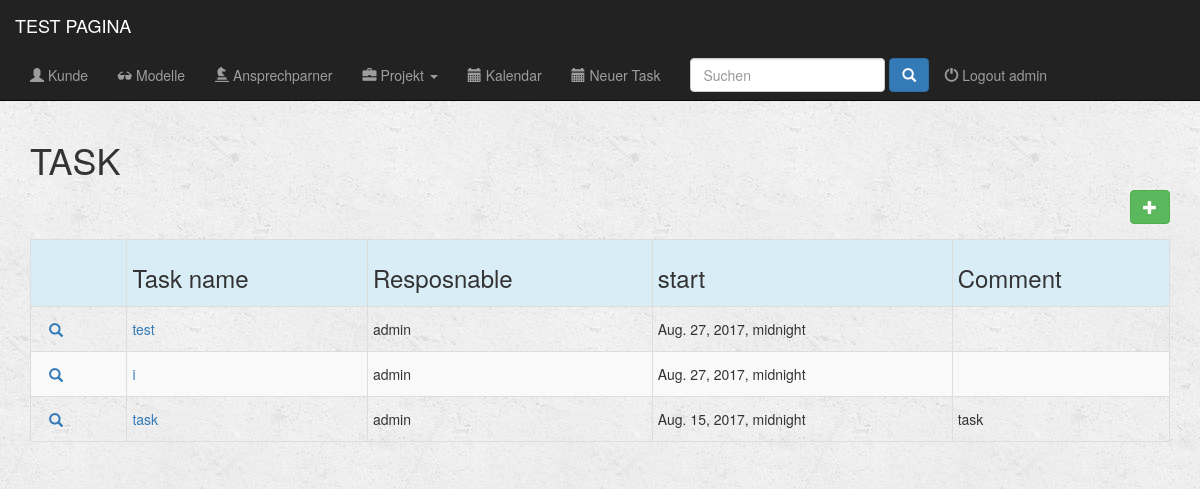
/calendar/task/ (signed in), run on the app's committed database.
### fullcalendar/models.py (models this page shows, shortened)
class CalendarEvent(models.Model):
    title = models.CharField(_('Title'), blank=True, max_length=200)
    start = models.DateTimeField(_('Start'))
    end = models.DateTimeField(_('End'))
    all_day = models.BooleanField(_('All day'), default=False)
    url = models.CharField(_('Url'), blank=True, max_length=200)
    color = models.CharField(_('Color'), blank=True, max_length=200)
    responsable = models.ForeignKey(User, on_delete=models.CASCADE)
    project = models.ForeignKey(Project, on_delete=models.CASCADE)
    comment = models.CharField(blank=True, max_length=500)
    STATUS_CHOICES = (
        ('Not Started', 'Not Started'),
        ('Started', 'Started'),
        ('Finished', 'Finished'),
    )
    status = models.CharField(max_length=15, choices=STATUS_CHOICES, default='Not Started')
    class Meta:
        verbose_name = _('Task')
        verbose_name_plural = _('Tasks')

### fullcalendar/views.py (the view)
@login_required(login_url='/register/login/')
def index_task(request):
    all_tasks = CalendarEvent.objects.all()
    return render(request, 'task/index_task.html', {'all_tasks': all_tasks})

### fullcalendar/fullcalendar.py (called while the page is built)
def css_url():
    return FULLCALENDAR['css_url']

def print_css_url():
    return FULLCALENDAR['print_css_url']

def javascript_url():
    return FULLCALENDAR['javascript_url']

def jquery_url():
    return FULLCALENDAR['jquery_url']

def jquery_ui_url():
    return FULLCALENDAR['jquery_ui_url']

### fullcalendar/templatetags/fullcalendar_tags.py (called while the page is built)
@register.inclusion_tag("fullcalendar/calendar_init.html")
def calendar_init(calendar_config_options):
    return {'calendar_config_options': mark_safe(calendar_config_options)}

@register.simple_tag
def fullcalendar_css_url():
    return css_url()

@register.simple_tag
def fullcalendar_print_css_url():
    return print_css_url()

@register.simple_tag
def fullcalendar_javascript_url():
    return javascript_url()

@register.simple_tag
def fullcalendar_jquery_url():
    return jquery_url()

@register.simple_tag
def fullcalendar_jquery_ui_url():
    return jquery_ui_url()

@register.simple_tag
def fullcalendar_css():
    url = fullcalendar_css_url()
    return mark_safe("<link href='%s' rel='stylesheet' />" % url)

@register.simple_tag
def fullcalendar_print_css():
    url = fullcalendar_print_css_url()
    return mark_safe("<link href='%s' rel='stylesheet' media='print' />" % url)

@register.simple_tag
def fullcalendar_jquery():
    url = fullcalendar_jquery_url()
    return mark_safe("<script src='%s'></script>" % url)

@register.simple_tag
def fullcalendar_jquery_ui():
    url = fullcalendar_jquery_ui_url()
    return mark_safe("<script src='%s'></script>" % url)

@register.simple_tag
def fullcalendar_javascript():
    url = fullcalendar_javascript_url()
    return mark_safe("<script src='%s'></script>" % url)

### fullcalendar/templates/task/index_task.html (shortened to what this page needs)
{% extends 'apli/base.html' %}
{% block task_active %}active{% endblock %}
{% block body %}
        <div class="container">
                <div class=" form-group input-group form-inline col-md-12">
                    <h1>TASK</h1>
                   <a href="{% url 'task_new' %}" <button type="submit" class=" btn btn-success btn-md pull-right"><span class="glyphicon glyphicon-plus" aria-hidden="true"></span> </a>
                </div>
        </div>
    <div class="container">
        {% if all_tasks %}
            <div class="table-responsive">
                <table class="table table-striped table-hover table-condensed table-bordered">
                    <tr class="active info">
                        <th></th>
                        <th><h3>Task name</h3></th>
                        <th><h3>Resposnable</h3></th>
                        <th><h3>start</h3></th>
                        <th><h3>Comment</h3></th>
                    </tr>
                    {% for Task in all_tasks %}
                        <tr>
                            <td>
                                <div class=" btn-group-xs">
                                    <div class="">
                                        <a href="{{ Task.get_absolute_url }}" class="btn btn-link btn-link glyphicon glyphicon-search"></a>
                                    </div>
                                </div>
                            </td>
                            <td><a href="{{ Task.get_absolute_url }}"><p class="form-control-static">{{Task.title}}</p></a></td>
                            <td><p class="form-control-static">{{Task.responsable}}</p></td>
                            <td><p class="form-control-static">{{Task.start}}</p></td>
                            <td><p class="form-control-static">{{Task.comment}}</p></td>
                        </tr>
                    {% endfor %}
                </table>
            </div>
        {% else %}
            <h3>No hay task (si hay)</h3>
        {% endif %}
    </div>
{% endblock%}

### apli/templates/apli/base.html (shortened to what this page needs)
{% load fullcalendar_tags %}
{% load static from staticfiles %}
<!DOCTYPE html>
<html lang="en">
    <head>
        {% fullcalendar_css %}
        {% fullcalendar_print_css %}
        <link rel="stylesheet" href="https://maxcdn.bootstrapcdn.com/bootstrap/3.3.6/css/bootstrap.min.css">
        <link rel="stylesheet" type="text/css" href="{% static 'apli/style.css' %}"/>
    </head>
    <body>
        <div class="container-fluid">
            <header>
                <div="row">
                    <nav class="navbar navbar-inverse navbar-fixed-top" role="navigation">
                        <div class="container-fluid">
                            <div class="navbar-header">
                                <a href="{% url 'dashboard' %}" class="navbar-brand">TEST PAGINA</a>
                            </div>
                            <div class="collapse navbar-collapse" id="topNavBar">
                                <ul class="nav navbar-nav">
                                    <li role="presentation" class="{% block clients_active %}{% endblock %}"><a href="{% url 'index_client' %}"><span class="glyphicon glyphicon-user" aria-hidden="true"></span> Kunde</a></li>
                                    <li role="presentation" class="{% block models_active %}{% endblock %}"><a href="{% url 'index_model' %}"><span class="glyphicon glyphicon-sunglasses" aria-hidden="true"></span> Modelle</a></li>
                                    <li role="presentation" class="{% block personas_active %}{% endblock %}"><a href="{% url 'index_person' %}"><span class="glyphicon glyphicon-knight" aria-hidden="true"></span> Ansprechparner</a></li>
                                    <li class="dropdown">
                                        <a href="#" class="dropdown-toggle {% block cotizaciones_active %}{% endblock %}" data-toggle="dropdown" role="button" aria-expanded="false">
                                            <span class="glyphicon glyphicon-briefcase" aria-hidden="true" class="{% block projects_active %}{% endblock %}"></span>
                                            Projekt
                                            <span class="caret"></span>
                                        </a>
                                    </li>
                                    <li role="presentation" class="{% block calendario_active %}{% endblock %}"><a href="{% url 'calendar_by_user' %}"><span class="glyphicon glyphicon-calendar" aria-hidden="true"></span> Kalendar</a></li>
                                    <li role="presentation" class="{% block task_active %}{% endblock %}}"><a href="{% url 'index_task' %}"><span class="glyphicon glyphicon-calendar" aria-hidden="true"></span> Neuer Task</a></li>
                                    <li role="presentation" >
                                        <form  method="GET" action="{% url 'busca' %}" class="navbar-form navbar-right" role="search" >
                                            <input type="text" placeholder="Suchen" class="form-control" name="q" value="{{ request.GET.q }}">
                                            <button type="submit" class="btn btn-primary ">
                                                <span class="glyphicon glyphicon-search"></span>
                                            </button>
                                        </form>
                                     </li>
                                    <div class= "nav navbar-nav" >
                                        {% if request.user.is_authenticated %}
                                            <li role="presentation" class="pull-right"><a href="{% url 'logout' %}" > <span class="glyphicon glyphicon-off" aria-hidden="true"></span> Logout {{ user }} </a></li>
                                        {% endif %}
                                    </div>
                                </ul>
                            </div>
                        </div>
                    </nav>
                </div>
        {% block body %}
        {% endblock %}
    </body>
</html>

### apli/static/apli/style.css (style rules this page uses)
body { background: white url("images/background.png"); }

### apli/templates/apli/base.html (style rules this page uses)
body { padding-top:60px; }

### data on the page
CalendarEvent: title "test", responsable "admin", start "Aug. 27, 2017, midnight"
CalendarEvent: title "i", responsable "admin", start "Aug. 27, 2017, midnight"
CalendarEvent: title "task", responsable "admin", start "Aug. 15, 2017, midnight", comment "task"

### other printed values
{{ user }} "admin"
